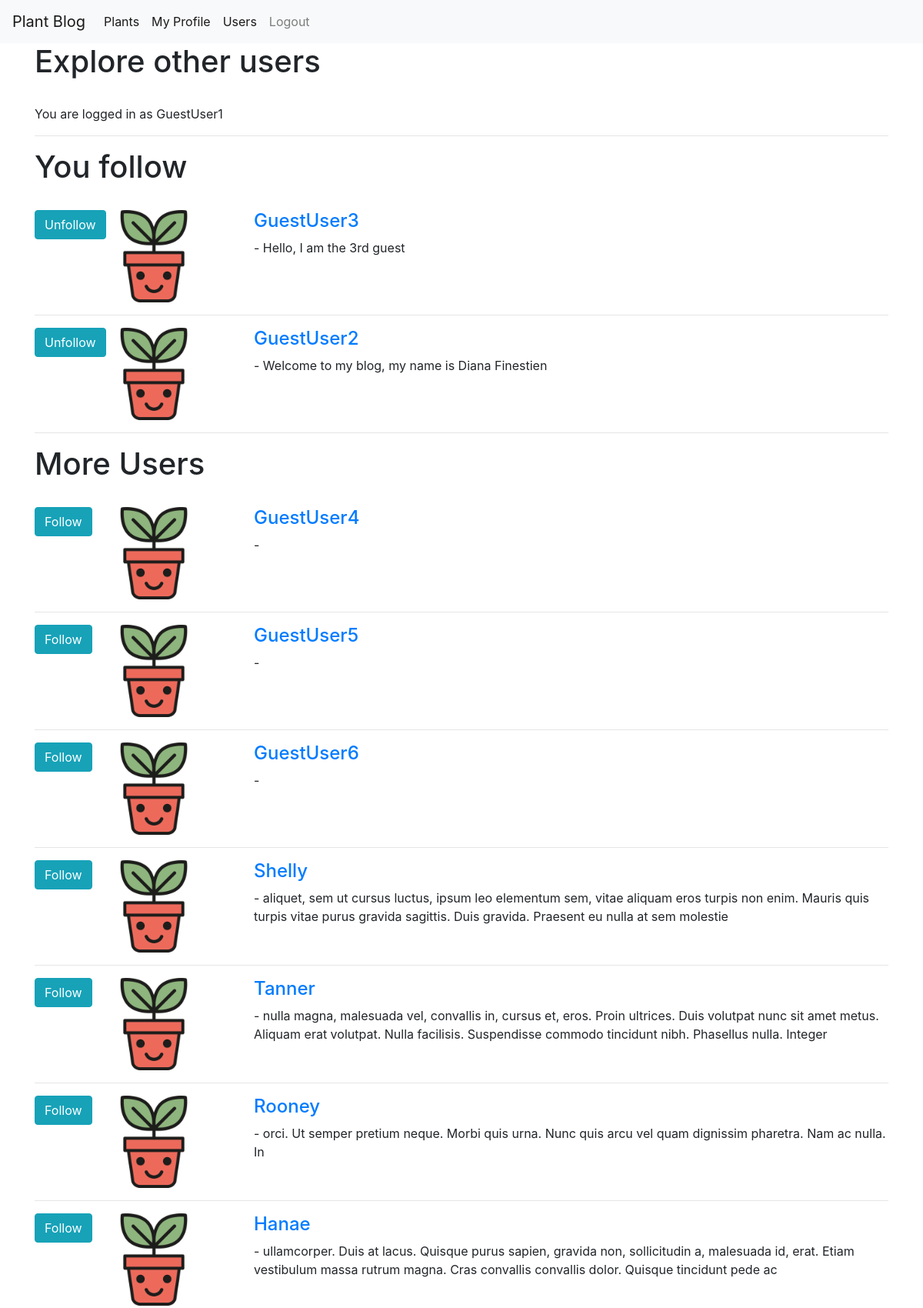
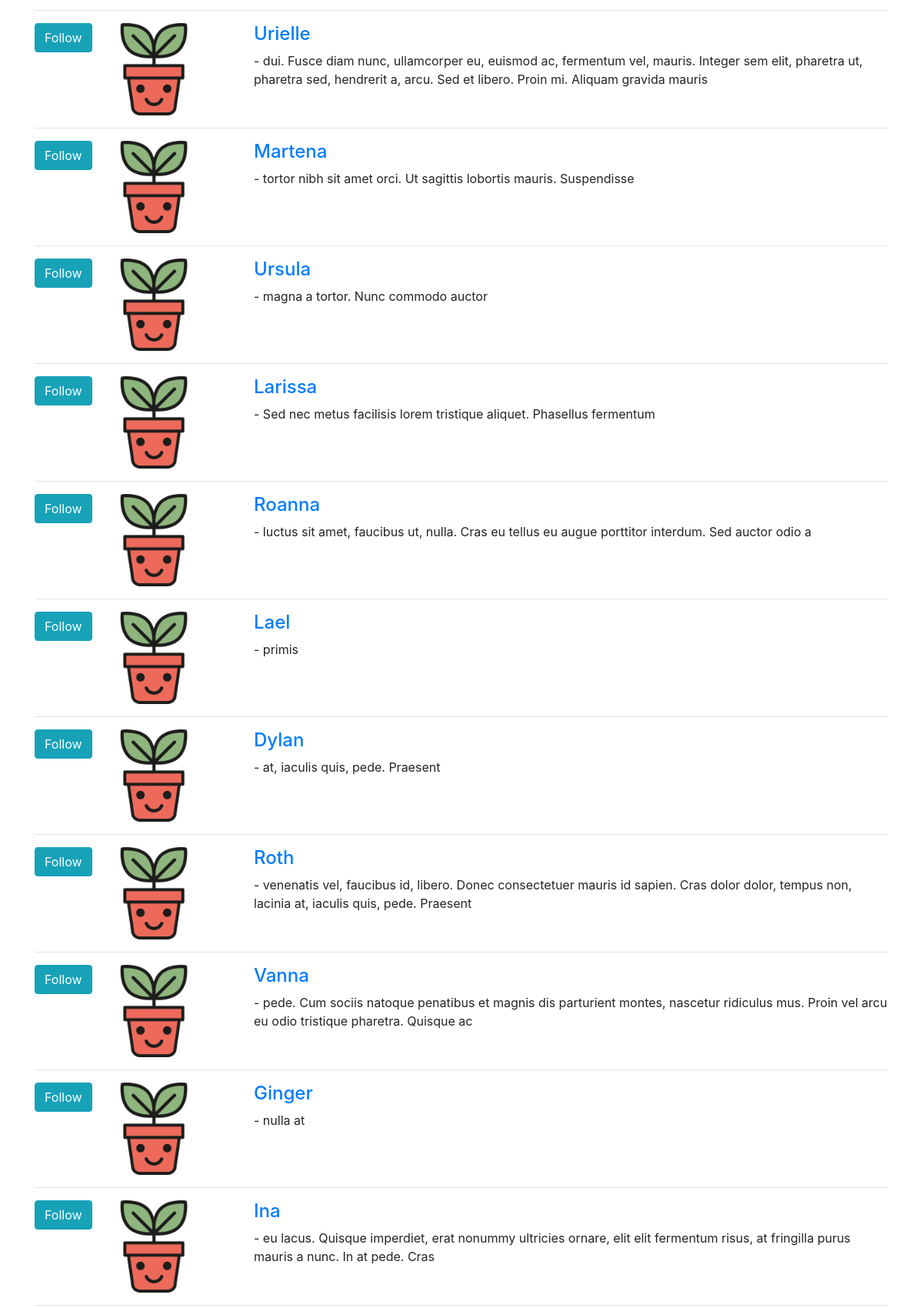
The page /profiles/user_index (signed in, upper part) on the database its author committed (2 pictures, top to bottom).
### profiles/models.py (models this page shows, shortened)
class UserProfile(models.Model):
  user = models.OneToOneField(User, unique=True, on_delete=models.CASCADE, primary_key=True)
  profile_image = models.ImageField(default='default_profile.jpg', upload_to='profile_images', blank=True)
  about = models.CharField(max_length=600, default='', blank=True)
  zipcode = models.CharField(max_length=5, default='', blank=True)
  requires_comment_validation = models.BooleanField(default=False)
  following = models.ManyToManyField('self', through='FollowedUser', symmetrical=False, related_name='is_following')
  def __str__(self):
    return f'{self.user.username}'

### profiles/views.py (the view)
# urls.py: path('user_index', views.UserIndex.as_view(), name='user_index'),
class UserIndex(generic.ListView):
  model = UserProfile
  template_name = 'profiles/user_index.html'
  def get_context_data(self, **kwargs):
    context = super().get_context_data(**kwargs)
    user_profile = get_object_or_404(UserProfile, user=self.request.user)
    context['users'] = UserProfile.objects.exclude(user__in=user_profile.following.all()).exclude(user=self.request.user)
    context['following'] = user_profile.following
    return context

### profiles/templates/profiles/user_index.html
{% extends "base.html" %}
{% block content %}
  <h1> Explore other users </h1> <br>
    {% if user.is_authenticated %}
      You are logged in as {{ user }} <br>
    {% endif %}
  <hr>
  <h1> You follow </h1> <br>
  {% for fuser in following.all %}
    <div class="row">
      <div class="col-md-1">
        <a type="button" class="follow button btn btn-info" href="#unfollow" data-url='{% url "profiles:follow" %}' data-id="{{ fuser.user.id }}" data-action="unfollow">
          {% if request.user not in user_likes %}
            Follow
          {% else %}
            Unfollow
          {% endif %}
        </a>
      </div>
      <div class="col-md-2">
        <div class="media">
          <img src="{{ fuser.profile_image.url }}" style="width:120px;height:120px;"> <br>
        </div>
      </div>
      <div class="col-md-9">
        <a href="{% url 'profiles:profile' pk=fuser.user.id %}"> <h4> {{ fuser }} </h4></a> - {{ fuser.about }}
      </div>
    </div><hr>
  {% endfor %}
  <h1> More Users </h1> <br>
    {% for other_users in users %}
    <div class="row">
      <div class="col-md-1">
        <a href="#follow" data-url='{% url "profiles:follow" %}' data-id="{{ other_users.user.id }}" data-action="follow" class="follow button btn btn-info"> Follow
        </a>
      </div>
      <div class="col-md-2">
        <div class="media">
          <img src="{{ other_users.profile_image.url }}" style="width:120px;height:120px;"> <br>
        </div>
      </div>
      <div class="col-md-9">
        <a href="{% url 'profiles:profile' pk=other_users.user.id %}"> <h4> {{ other_users.user.username }}</h4></a> - {{ other_users.about }}
      </div>
    </div><hr>
  {% endfor %}
{% endblock %}

### static/main.css (style rules this page uses)
h2, h3, h4, h5, h6 { color: green; }
body { background: green; color: green; margin-top: 5rem; }

### rows shown on the page
UserProfile: profile_image (placeholder picture), user_id.username "GuestUser3", about "Hello, I am the 3rd guest"
UserProfile: profile_image (placeholder picture), user_id.username "GuestUser2", about "Welcome to my blog, my name is Diana Finestien"
UserProfile: profile_image (placeholder picture), user.username "GuestUser4"
UserProfile: profile_image (placeholder picture), user.username "GuestUser5"
UserProfile: profile_image (placeholder picture), user.username "GuestUser6"
UserProfile: profile_image (placeholder picture), user.username "Shelly", about "aliquet, sem ut cursus luctus, ipsum leo elementum sem, vitae aliquam eros turpis non enim. Mauris quis turpis vitae purus gravida sagittis. Duis gravida. Praesent eu nulla at sem molestie"
UserProfile: profile_image (placeholder picture), user.username "Tanner", about "nulla magna, malesuada vel, convallis in, cursus et, eros. Proin ultrices. Duis volutpat nunc sit amet metus. Aliquam erat volutpat. Nulla facilisis. Suspendisse commodo tincidunt nibh. Phasellus nulla. Integer"
UserProfile: profile_image (placeholder picture), user.username "Rooney", about "orci. Ut semper pretium neque. Morbi quis urna. Nunc quis arcu vel quam dignissim pharetra. Nam ac nulla. In"
UserProfile: profile_image (placeholder picture), user.username "Hanae", about "ullamcorper. Duis at lacus. Quisque purus sapien, gravida non, sollicitudin a, malesuada id, erat. Etiam vestibulum massa rutrum magna. Cras convallis convallis dolor. Quisque tincidunt pede ac"
UserProfile: profile_image (placeholder picture), user.username "Urielle", about "dui. Fusce diam nunc, ullamcorper eu, euismod ac, fermentum vel, mauris. Integer sem elit, pharetra ut, pharetra sed, hendrerit a, arcu. Sed et libero. Proin mi. Aliquam gravida mauris"
UserProfile: profile_image (placeholder picture), user.username "Martena", about "tortor nibh sit amet orci. Ut sagittis lobortis mauris. Suspendisse"
UserProfile: profile_image (placeholder picture), user.username "Ursula", about "magna a tortor. Nunc commodo auctor"
UserProfile: profile_image (placeholder picture), user.username "Larissa", about "Sed nec metus facilisis lorem tristique aliquet. Phasellus fermentum"
UserProfile: profile_image (placeholder picture), user.username "Roanna", about "luctus sit amet, faucibus ut, nulla. Cras eu tellus eu augue porttitor interdum. Sed auctor odio a"
UserProfile: profile_image (placeholder picture), user.username "Lael", about "primis"
UserProfile: profile_image (placeholder picture), user.username "Dylan", about "at, iaculis quis, pede. Praesent"
UserProfile: profile_image (placeholder picture), user.username "Roth", about "venenatis vel, faucibus id, libero. Donec consectetuer mauris id sapien. Cras dolor dolor, tempus non, lacinia at, iaculis quis, pede. Praesent"
UserProfile: profile_image (placeholder picture), user.username "Vanna", about "pede. Cum sociis natoque penatibus et magnis dis parturient montes, nascetur ridiculus mus. Proin vel arcu eu odio tristique pharetra. Quisque ac"
UserProfile: profile_image (placeholder picture), user.username "Ginger", about "nulla at"
UserProfile: profile_image (placeholder picture), user.username "Ina", about "eu lacus. Quisque imperdiet, erat nonummy ultricies ornare, elit elit fermentum risus, at fringilla purus mauris a nunc. In at pede. Cras"

### other values the page prints
{{ user }} "GuestUser1"
